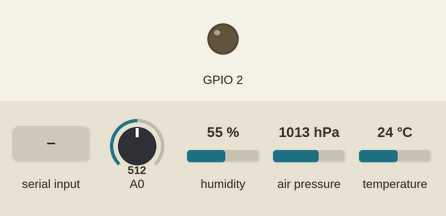
Bench run of a program on a simulated ESP8266 (NodeMCU). On the bench: output pins drawn as LEDs (lit = HIGH). The inputs (shaded band) are chosen by the test bench; at power-on: A0 = 512, humidity 55 %, air pressure 1013 hPa, temperature 24 °C. WiFi joins after 1.5 s; servers stay silent unless stated; what the program prints to the serial monitor is not drawn.

Above: at 2.7 s.
2.8 s: "wifi\n" received over Serial
At 5.4 s:
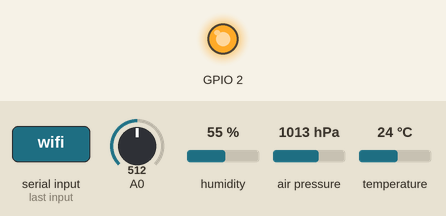
Timing chart, 0 to 6.9 s (numbered marks = the images above; inputs shaded):
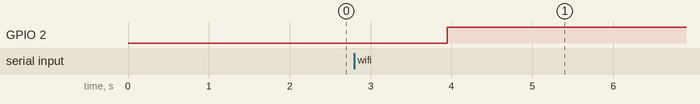

The program:

main.cpp
```cpp
/**
 * Blink
 *
 * Turns on an LED on for one second,
 * then off for one second, repeatedly.
 */
#include "Arduino.h"
#include <Wire.h>
#include <Adafruit_Sensor.h>
#include <Adafruit_BME280.h>
#include <ESP8266WiFi.h>

Adafruit_BME280 bme; // I2C
// replace with your channel’s thingspeak API key,

String apiKey = "F8GQ63NFVB7917HP";
const char* ssid = "sensor";
const char* password = "123123123";
const char* server = "api.thingspeak.com";
WiFiClient client;


/**************************
 *   S E T U P
 **************************/

void setup_wifi() {

  delay(10);
  // We start by connecting to a WiFi network
  Serial.println();
  Serial.print("Connecting to ");
  Serial.println(ssid);

  WiFi.begin(ssid, password);

  while (WiFi.status() != WL_CONNECTED) {
    delay(500);
    Serial.print(".");
  }

  Serial.println("");
  Serial.println("WiFi connected");
  Serial.println("IP address: ");
  Serial.println(WiFi.localIP());
}

void setup() {
  Serial.begin(115200);

  pinMode(2, OUTPUT);

  Wire.begin(5,4);
  if (!bme.begin(0x76)) {
    Serial.println("Could not find a valid BMP280 sensor, check wiring!");
    ESP.deepSleep( 30 * 1000000, WAKE_RF_DISABLED);
  } else {
    Serial.println(F("BME280 found!"));
  }

  setup_wifi();
}

  /**************************
 *  L O O P
 **************************/

void checkCommand() {
if (Serial.available() > 0) {
    String str = Serial.readString();

    if (str.startsWith("wifi")) {

      if (WiFi.status() == WL_CONNECTED) {
        Serial.println("disconnect wifi");
        WiFi.disconnect();
      } else {
        Serial.println("connect wifi");
        setup_wifi();
      }
    }
  }
}

float miliVoltsUsingAnalogRead(int value) {
  int zeroVoltageValue = 5;
  int correctedValue = value - zeroVoltageValue;
  int input = correctedValue > 0 ? correctedValue : 0;
  // measured 3.12 v source stabilazed voltage
  //          Usource(mV) / stepsTotal * currentSteps
  float result = (3120.0 / float(1024.0-zeroVoltageValue) * float(input));
  // Serial.print("read :");
  // Serial.println(value);
  // Serial.println(result);
  return result;
}

float ppmUsingMiliVolts(float mV) {
  //          sensor U * (10e6(mA to nA) / current resistor(50kOm))
  float nA = mV * (1000000 / 50000);
  //                  sensor current  * sensor nA->ppm coefficient / amplifier coefficient * correction;
  float result = nA * 1.4 / 108 * 6.11;
  // Serial.print("ppm :");
  // Serial.println(nA);
  // Serial.println(result);
  return result;
}

void sendValues() {
  if (client.connect(server,80) == false) {
    client.stop();
    return;
  }
  int analog = analogRead(0);
  float mV = miliVoltsUsingAnalogRead(analog);
  float coppm = ppmUsingMiliVolts(mV);

  String postStr = apiKey;
  postStr +="&field1=";
  postStr += String(bme.readTemperature());
  postStr +="&field2=";
  postStr += String(bme.readPressure());
  postStr +="&field3=";
  postStr += String(bme.readHumidity());
  postStr +="&field4=";
  postStr += String(bme.readAltitude(1013.25));
  postStr +="&field5=";
  postStr += String(coppm);
  postStr +="&field6=";
  postStr += String(mV);
  postStr +="&field7=";
  postStr += String(analog);
  postStr += "\r\n\r\n";

  client.print("POST /update HTTP/1.1\n");
  client.print("Host: api.thingspeak.com\n");
  client.print("Connection: close\n");
  client.print("X-THINGSPEAKAPIKEY: "+apiKey+"\n");
  client.print("Content-Type: application/x-www-form-urlencoded\n");
  client.print("Content-Length: ");
  client.print(postStr.length());
  client.print("\n\n");
  client.print(postStr);

  client.stop();
}

int count = 0;
void loop() {
    checkCommand();
    if (WiFi.status() == WL_CONNECTED) {
      digitalWrite(2, LOW);
    } else {
      digitalWrite(2, HIGH);
    }

    //float mV = readMiliVoltsFromSensor();
    //float coppm = ppmUsingMiliVolts(mV);
    // Serial.print("Value :");
    // Serial.println(coppm);
    // sendValues();
    sendValues();
}
```

Measured:
- after the input at 2.8 s, GPIO 2: LOW → HIGH after 1.1 s
